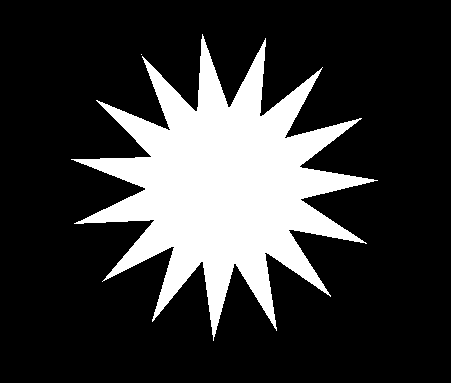
#> input picture data/feature_matching_test/15pt_star.png, 451 x 383 px, found by its file name
$ python image_editing.py
#> lines starting #> are read from the running program, lines starting #| are printed output that depends on the picture; after the words box and inside, x2 and y2 are one past the last pixel; in counts of white or black regions, pixels touching at a corner belong together
from cv2 import imread, imwrite
import numpy as np

image = imread('./data/feature_matching_test/15pt_star.png')
#> image is the input picture: shape (383, 451, 3); 21.8% white; 2 white regions (1 under 20 px), largest, box (x1, y1, x2, y2) and area: (71, 34, 378, 341) 37705
new_image = np.zeros_like(image)
height, width, _ = image.shape
#> height = 383; width = 451

offset = 150


for row in range(height):
    for col in range(width - offset):
        new_image[row, col+offset] = image[row, col]
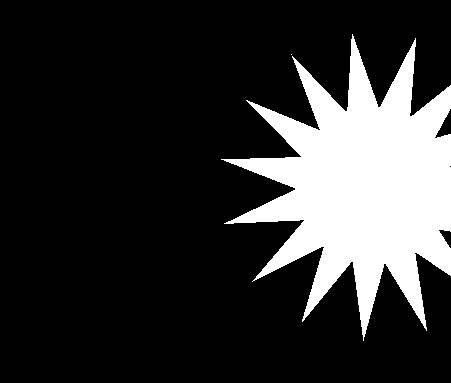
#> new_image: shape (383, 451, 3); 19.5% white; 2 white regions (1 under 20 px), largest, box (x1, y1, x2, y2) and area: (221, 34, 451, 341) 33713

imwrite('./data/feature_matching_test/15pt_star_shifted_150.png', new_image)
